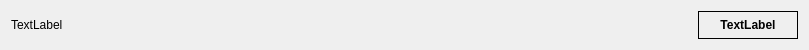
<?xml version="1.0" encoding="UTF-8"?>
<ui version="4.0">
 <class>TestItemWidget</class>
 <widget class="QWidget" name="TestItemWidget">
  <property name="geometry">
   <rect>
    <x>0</x>
    <y>0</y>
    <width>809</width>
    <height>50</height>
   </rect>
  </property>
  <property name="sizePolicy">
   <sizepolicy hsizetype="Preferred" vsizetype="Fixed">
    <horstretch>0</horstretch>
    <verstretch>0</verstretch>
   </sizepolicy>
  </property>
  <property name="minimumSize">
   <size>
    <width>0</width>
    <height>50</height>
   </size>
  </property>
  <property name="maximumSize">
   <size>
    <width>16777215</width>
    <height>50</height>
   </size>
  </property>
  <property name="windowTitle">
   <string>Form</string>
  </property>
  <layout class="QHBoxLayout" name="horizontalLayout">
   <item>
    <layout class="QVBoxLayout" name="verticalLayout">
     <item>
      <widget class="QLabel" name="label_title">
       <property name="text">
        <string>TextLabel</string>
       </property>
      </widget>
     </item>
    </layout>
   </item>
   <item>
    <spacer name="verticalSpacer">
     <property name="orientation">
      <enum>Qt::Orientation::Vertical</enum>
     </property>
     <property name="sizeHint" stdset="0">
      <size>
       <width>20</width>
       <height>40</height>
      </size>
     </property>
    </spacer>
   </item>
   <item>
    <widget class="QLabel" name="label_passFail">
     <property name="minimumSize">
      <size>
       <width>100</width>
       <height>0</height>
      </size>
     </property>
     <property name="maximumSize">
      <size>
       <width>100</width>
       <height>16777215</height>
      </size>
     </property>
     <property name="font">
      <font>
       <bold>true</bold>
      </font>
     </property>
     <property name="autoFillBackground">
      <bool>true</bool>
     </property>
     <property name="frameShape">
      <enum>QFrame::Shape::Box</enum>
     </property>
     <property name="text">
      <string>TextLabel</string>
     </property>
     <property name="alignment">
      <set>Qt::AlignmentFlag::AlignCenter</set>
     </property>
    </widget>
   </item>
  </layout>
 </widget>
 <resources/>
 <connections/>
</ui>
